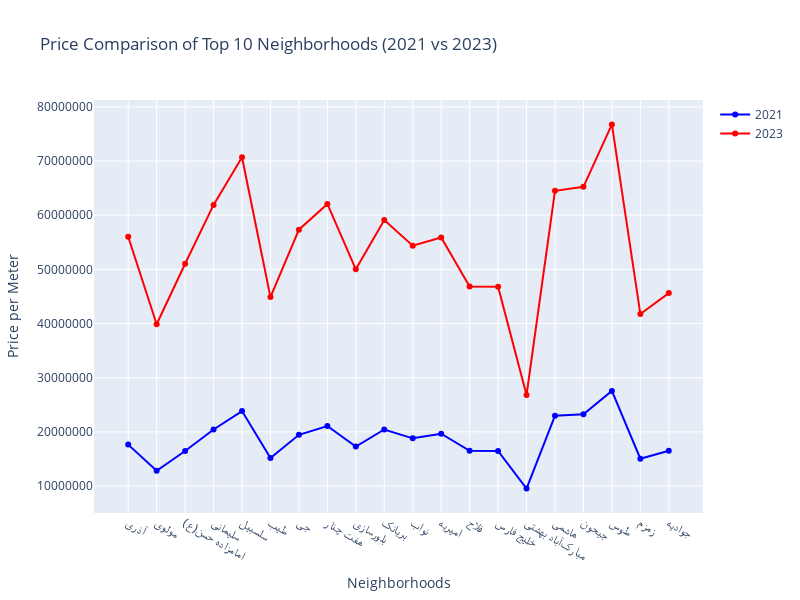

Notebook code for this chart:
### Code cell
# حذف محلههای موجود در سری no_dis از دادهها
data_2021 = data_2021[~data_2021.index.isin(no_dis)]
data_2023 = data_2023[~data_2023.index.isin(no_dis)]

# انتخاب ده محله برتر بر اساس data_gro
top_10_neighborhoods = data_gro['district'].head(20).tolist()

# فیلتر کردن محلههای 2021 و 2023 بر اساس ده محله برتر
data_2021_top10 = data_2021.loc[top_10_neighborhoods]
data_2023_top10 = data_2023.loc[top_10_neighborhoods]

# ساخت DataFrame برای دادههای 2021 و 2023
combined_top10 = pd.DataFrame({
    '2021': data_2021_top10['unreal_price_per_meter'],
    '2023': data_2023_top10['unreal_price_per_meter']
})

# ایجاد نمودار خط
fig = go.Figure()

# افزودن دادههای سال 2021 برای ده محله برتر
fig.add_trace(go.Scatter(
    x=combined_top10.index,  # محلهها در محور X
    y=combined_top10['2021'],  # قیمت سال 2021
    mode='lines+markers',
    name='2021',
    line=dict(color='blue'),
    marker=dict(color='blue')
))

# افزودن دادههای سال 2023 برای ده محله برتر
fig.add_trace(go.Scatter(
    x=combined_top10.index,  # محلهها در محور X
    y=combined_top10['2023'],  # قیمت سال 2023
    mode='lines+markers',
    name='2023',
    line=dict(color='red'),
    marker=dict(color='red')
))

# تنظیمات نمودار
fig.update_layout(
    title='Price Comparison of Top 10 Neighborhoods (2021 vs 2023)',
    xaxis_title='Neighborhoods',
    yaxis_title='Price per Meter',
    xaxis=dict(tickmode='linear'),  # اطمینان از نمایش همه محلهها
    yaxis=dict(tickformat=".0f"),   # فرمت اعداد محور Y
    width=800,
    height=600
)
fig.write_html("Price_Comparison_of_Top_10_Neighborhoods.html")
# نمایش نمودار
fig.show()

### Figure 1 — Plotly figure (JSON) as saved in the notebook; plotly's stock layout.template omitted (floating-point values rounded to 4 significant figures)
{"data": [{"line": {"color": "blue"}, "marker": {"color": "blue"}, "mode": "lines+markers", "name": "2021", "type": "scatter", "x": ["آذری", "مولوی", "امامزاده حسن(ع)", "سلیمانی", "سلسبیل", "طیب", "جی", "هفت چنار", "بلورسازی", "بریانک", "نواب", "امیریه", "فلاح", "خلیج فارس", "مبارکآباد بهشتی", "هاشمی", "جیحون", "طوس", "زمزم", "جوادیه"], "y": [17650000.0, 12810000.0, 16460000.0, 20440000.0, 23840000.0, 15160000.0, 19460000.0, 21080000.0, 17300000.0, 20440000.0, 18810000.0, 19650000.0, 16500000, 16490000.0, 9526000.0, 22990000.0, 23260000.0, 27560000.0, 15040000.0, 16500000.0]}, {"line": {"color": "red"}, "marker": {"color": "red"}, "mode": "lines+markers", "name": "2023", "type": "scatter", "x": ["آذری", "مولوی", "امامزاده حسن(ع)", "سلیمانی", "سلسبیل", "طیب", "جی", "هفت چنار", "بلورسازی", "بریانک", "نواب", "امیریه", "فلاح", "خلیج فارس", "مبارکآباد بهشتی", "هاشمی", "جیحون", "طوس", "زمزم", "جوادیه"], "y": [56020000.0, 39870000.0, 51030000.0, 61900000.0, 70710000.0, 44890000.0, 57330000.0, 62090000.0, 50020000.0, 59120000.0, 54390000.0, 55900000.0, 46830000.0, 46790000.0, 26800000.0, 64520000.0, 65240000.0, 76770000.0, 41750000.0, 45620000.0]}], "layout": {"height": 600, "title": {"text": "Price Comparison of Top 10 Neighborhoods (2021 vs 2023)"}, "width": 800, "xaxis": {"tickmode": "linear", "title": {"text": "Neighborhoods"}}, "yaxis": {"tickformat": ".0f", "title": {"text": "Price per Meter"}}}}
